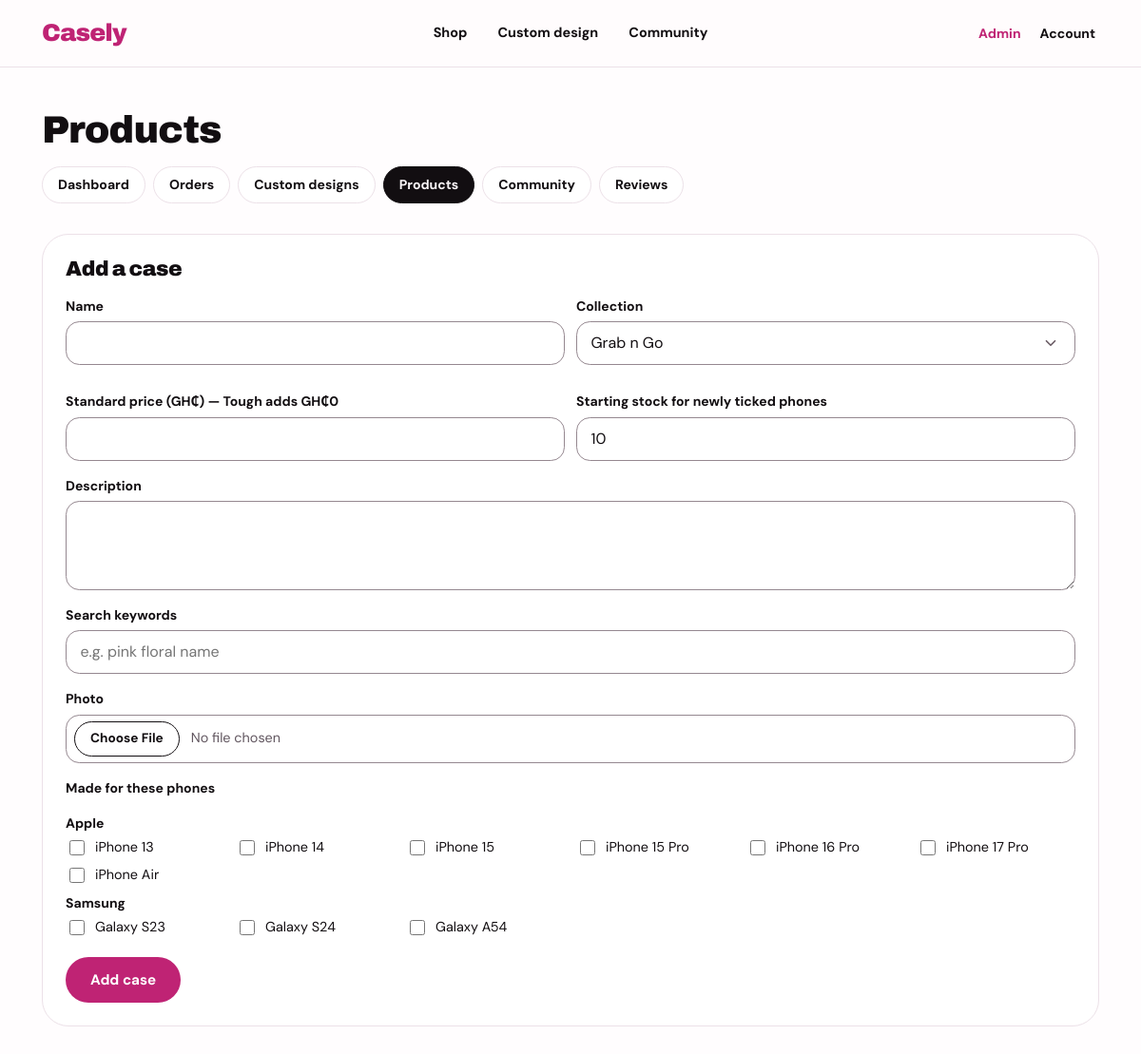
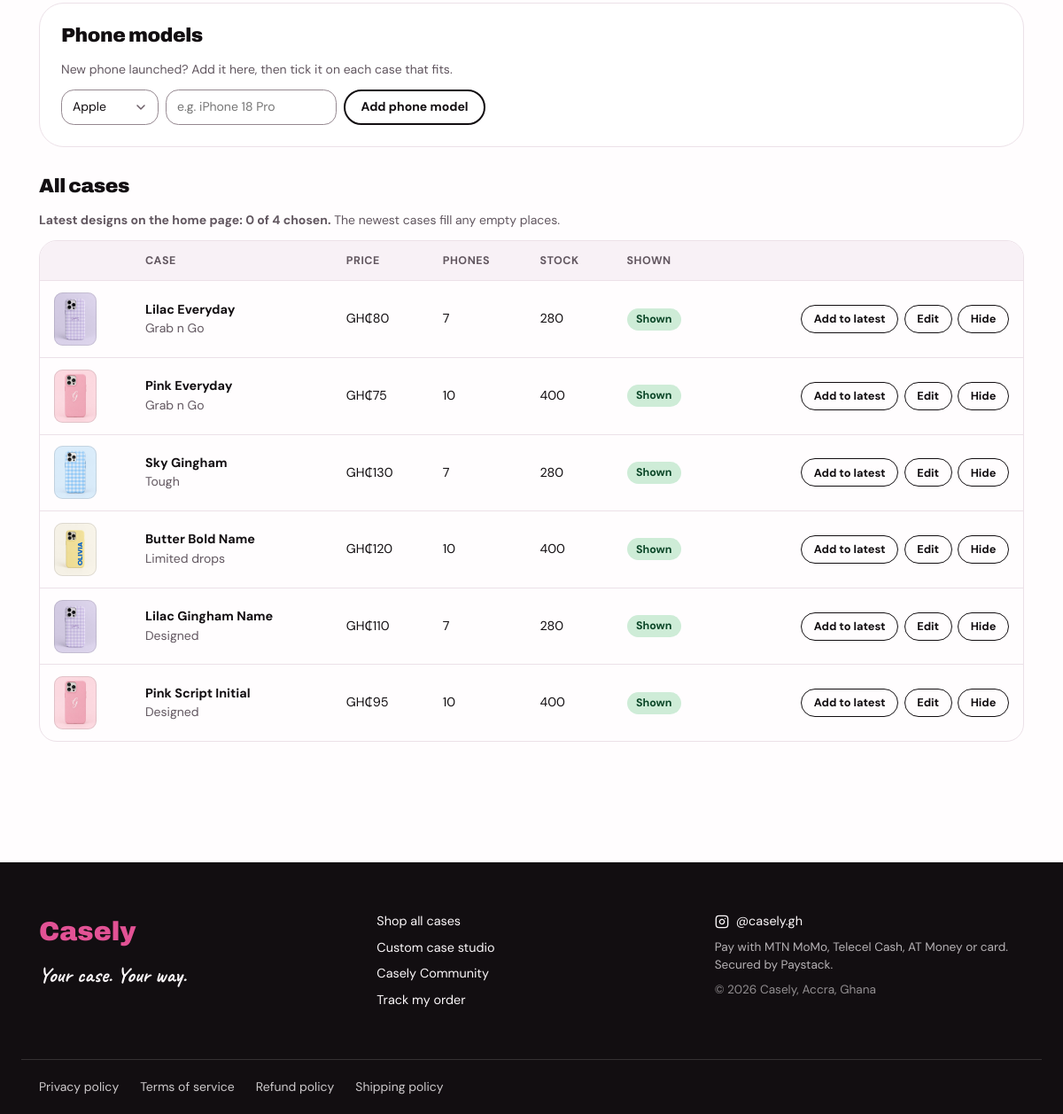
Screenshot of /views/admin/products.php (signed in) with the database file from the repository (2 pictures, top to bottom).
### tables this page shows
CREATE TABLE `phone_models` (
  `model_id` int(11) NOT NULL AUTO_INCREMENT,
  `brand_id` int(11) NOT NULL,
  `model_name` varchar(60) NOT NULL,
  `sort_order` int(11) NOT NULL DEFAULT 0,
  PRIMARY KEY (`model_id`),
  KEY `brand_id` (`brand_id`),
  CONSTRAINT `phone_models_ibfk_1` FOREIGN KEY (`brand_id`) REFERENCES `phone_brands` (`brand_id`) ON DELETE CASCADE
);

CREATE TABLE `products` (
  `product_id` int(11) NOT NULL AUTO_INCREMENT,
  `collection_id` int(11) NOT NULL,
  `product_title` varchar(150) NOT NULL,
  `product_slug` varchar(160) NOT NULL,
  `product_price` decimal(10,2) NOT NULL,
  `product_desc` text DEFAULT NULL,
  `product_image` varchar(255) DEFAULT NULL,
  `product_keywords` varchar(255) DEFAULT NULL,
  `is_active` tinyint(1) NOT NULL DEFAULT 1,
  `featured_at` datetime DEFAULT NULL,
  `created_at` timestamp NOT NULL DEFAULT CURRENT_TIMESTAMP,
  PRIMARY KEY (`product_id`),
  UNIQUE KEY `product_slug` (`product_slug`),
  KEY `collection_id` (`collection_id`),
  CONSTRAINT `products_ibfk_1` FOREIGN KEY (`collection_id`) REFERENCES `collections` (`collection_id`)
);

CREATE TABLE `collections` (
  `collection_id` int(11) NOT NULL AUTO_INCREMENT,
  `collection_name` varchar(60) NOT NULL,
  `collection_slug` varchar(60) NOT NULL,
  `collection_tone` varchar(30) NOT NULL DEFAULT 'pink',
  `sort_order` int(11) NOT NULL DEFAULT 0,
  PRIMARY KEY (`collection_id`),
  UNIQUE KEY `collection_slug` (`collection_slug`)
);

### core/core.php (called while the page is built, shortened)
<?php
function e($value)
{
    return htmlspecialchars((string) $value, ENT_QUOTES, 'UTF-8');
}
function ghs($amount)
{
    $amount = (float) $amount;
    $decimals = (floor($amount) == $amount) ? 0 : 2;
    return 'GH₵' . number_format($amount, $decimals);
}
function root_dir()
{
    return defined('ROOT_DIR') ? ROOT_DIR : '..';
}

### views/layout/flash.php (called while the page is built, shortened)
<?php
$ROOT_DIR = $ROOT_DIR ?? root_dir();
?>

### controllers/ProductController.php (called while the page is built, shortened)
<?php
require_once __DIR__ . "/../classes/ProductClass.php";
class ProductController
{
    private $productModel;
    public function __construct()
    {
        $this->productModel = new ProductClass();
    }
    public function getCollections()
    {
        return $this->productModel->getCollections();
    }
    public function getBrands()
    {
        return $this->productModel->getBrands();
    }
    public function getModelsByBrand()
    {
        $grouped = [];
        foreach ($this->productModel->getModels() as $m) {
            $grouped[$m['brand_name']][] = $m;
        }
        return $grouped;
    }
    public function countFeatured()
    {
        return $this->productModel->countFeatured();
    }
    public function getAllProductsAdmin()
    {
        return $this->productModel->getAllProductsAdmin();
    }
}

### core/db_class.php (called while the page is built, shortened)
<?php
class Database
{
    private static $sharedConn = null;
    private $conn;
    public function __construct()
    {
        if (self::$sharedConn === null) {
            try {
                self::$sharedConn = new PDO(
                    "mysql:host=" . DB_HOST . ";dbname=" . DB_NAME . ";charset=utf8mb4",
                    DB_USER,
                    DB_PASS
                );
                self::$sharedConn->setAttribute(PDO::ATTR_ERRMODE, PDO::ERRMODE_EXCEPTION);
                self::$sharedConn->setAttribute(PDO::ATTR_EMULATE_PREPARES, false);
            } catch (PDOException $e) {
                error_log("Database connection failed: " . $e->getMessage());
                http_response_code(500);
                die("Sorry, the store is unavailable right now. Try again shortly.");
            }
        }
        $this->conn = self::$sharedConn;
    }
    public function fetchAll($sql, $params = [])
    {
        $stmt = $this->conn->prepare($sql);
        $stmt->execute($params);
        return $stmt->fetchAll(PDO::FETCH_ASSOC);
    }
    public function fetchOne($sql, $params = [])
    {
        $stmt = $this->conn->prepare($sql);
        $stmt->execute($params);
        return $stmt->fetch(PDO::FETCH_ASSOC);
    }
}

### classes/ProductClass.php (called while the page is built, shortened)
<?php
require_once __DIR__ . "/../core/db_class.php";
class ProductClass extends Database
{
    public function getCollections()
    {
        return $this->fetchAll("SELECT * FROM collections ORDER BY sort_order, collection_name");
    }
    public function getBrands()
    {
        return $this->fetchAll("SELECT * FROM phone_brands ORDER BY brand_name");
    }
    public function getModels()
    {
        $sql = "SELECT m.*, b.brand_name
                FROM phone_models m JOIN phone_brands b ON b.brand_id = m.brand_id
                ORDER BY b.brand_name, m.sort_order, m.model_name";
        return $this->fetchAll($sql);
    }
    public function getAllProductsAdmin()
    {
        $sql = "SELECT p.*, c.collection_name,
                       COALESCE(SUM(v.stock), 0) AS total_stock,
                       COUNT(DISTINCT v.model_id) AS model_count
                FROM products p
                JOIN collections c ON c.collection_id = p.collection_id
                LEFT JOIN product_variants v ON v.product_id = p.product_id
                GROUP BY p.product_id
                ORDER BY p.product_id DESC";
        return $this->fetchAll($sql);
    }
    public function countFeatured()
    {
        $row = $this->fetchOne("SELECT COUNT(*) AS total FROM products WHERE featured_at IS NOT NULL AND is_active = 1");
        return (int) ($row['total'] ?? 0);
    }
}

### views/admin/products.php (the view, shortened to what this page needs)
<?php
require_once __DIR__ . '/../../core/core.php';
require_once __DIR__ . '/../layout/header.php';
require_once __DIR__ . '/../../controllers/ProductController.php';
$productCtrl = new ProductController();
$collections = $productCtrl->getCollections();
$modelsByBrand = $productCtrl->getModelsByBrand();
$brands = $productCtrl->getBrands();
$editing = isset($_GET['edit']) ? $productCtrl->getProductById((int) $_GET['edit']) : null;
$variants = $editing ? $productCtrl->getVariantsForProduct($editing['product_id']) : [];
$chosenModels = array_unique(array_map('intval', array_column($variants, 'model_id')));
$products = $productCtrl->getAllProductsAdmin();
$latestCount = $productCtrl->countFeatured();
$latestMax = ProductController::LATEST_DESIGNS;
?>
<div class="container page">
    <h1 class="display-md">Products</h1>
    <?php include __DIR__ . '/admin_nav.php'; ?>
    <div class="cart-layout" style="grid-template-columns: minmax(0, 1fr)">
        <section class="form-card">
            <h2 class="section-title-sm"><?php echo $editing ? 'Edit ' . e($editing['product_title']) : 'Add a case'; ?></h2>
            <form action="<?php echo $ROOT_DIR; ?>/actions/save_product_action.php" method="POST" enctype="multipart/form-data">
                <div class="two-col">
                    <label class="field"><span>Name</span>
                        <input type="text" name="title" class="input" required maxlength="150" value="<?php echo e($editing['product_title'] ?? ''); ?>"></label>
                    <label class="field"><span>Collection</span>
                        <select name="collection_id" class="input" required>
                            <?php foreach ($collections as $c): ?>
                                <option value="<?php echo (int) $c['collection_id']; ?>" <?php echo ($editing['collection_id'] ?? 0) == $c['collection_id'] ? 'selected' : ''; ?>><?php echo e($c['collection_name']); ?></option>
                            <?php endforeach; ?>
                        </select></label>
                    <label class="field"><span>Standard price (GH₵) — Tough adds <?php echo ghs(TOUGH_EXTRA); ?></span>
                        <input type="number" name="price" class="input" required min="1" step="0.01" value="<?php echo e($editing['product_price'] ?? ''); ?>"></label>
                    <label class="field"><span>Starting stock for newly ticked phones</span>
                        <input type="number" name="stock" class="input" min="0" value="10"></label>
                </div>
                <label class="field"><span>Description</span>
                    <textarea name="desc" class="input" rows="3"><?php echo e($editing['product_desc'] ?? ''); ?></textarea></label>
                <label class="field"><span>Search keywords</span>
                    <input type="text" name="keywords" class="input" maxlength="255" value="<?php echo e($editing['product_keywords'] ?? ''); ?>" placeholder="e.g. pink floral name"></label>
                <label class="field"><span>Photo <?php echo $editing ? '(leave empty to keep the current one)' : ''; ?></span>
                    <input type="file" name="image" class="input" accept="image/jpeg,image/png,image/webp" <?php echo $editing ? '' : 'required'; ?>></label>
                <fieldset class="form-block">
                    <legend>Made for these phones</legend>
                    <?php foreach ($modelsByBrand as $brand => $models): ?>
                        <p class="small strong" style="margin:.5rem 0 .25rem"><?php echo e($brand); ?></p>
                        <div class="check-grid">
                            <?php foreach ($models as $m): ?>
                                <label><input type="checkbox" name="model_ids[]" value="<?php echo (int) $m['model_id']; ?>" <?php echo in_array((int) $m['model_id'], $chosenModels, true) ? 'checked' : ''; ?>> <?php echo e($m['model_name']); ?></label>
                            <?php endforeach; ?>
                        </div>
                    <?php endforeach; ?>
                </fieldset>
                <div class="button-row" style="margin-top:0">
                    <button type="submit" class="btn btn-primary"><?php echo $editing ? 'Save changes' : 'Add case'; ?></button>
                </div>
            </form>
        </section>
        <section class="form-card">
            <h2 class="section-title-sm">Phone models</h2>
            <p class="muted small" style="margin-bottom: .75rem;">New phone launched? Add it here, then tick it on each case that fits.</p>
            <form action="<?php echo $ROOT_DIR; ?>/actions/add_model_action.php" method="POST" class="inline-form">
                <select name="brand_id" id="new-model-brand" class="input">
                    <?php foreach ($brands as $b): ?>
                        <option value="<?php echo (int) $b['brand_id']; ?>"><?php echo e($b['brand_name']); ?></option>
                    <?php endforeach; ?>
                </select>
                <input type="text" name="model_name" id="new-model-name" class="input" placeholder="e.g. iPhone 18 Pro" required maxlength="60">
                <button type="submit" class="btn btn-outline btn-sm">Add phone model</button>
            </form>
        </section>
        <section id="all-cases">
            <h2 class="section-title-sm">All cases</h2>
            <p class="muted small latest-note"><strong>Latest designs on the home page: <?php echo $latestCount; ?> of <?php echo $latestMax; ?> chosen.</strong> The newest cases fill any empty places.</p>
            <div class="table-wrap" tabindex="0" role="region" aria-label="All cases table">
                <table class="table">
                    <thead><tr><th scope="col"></th><th scope="col">Case</th><th scope="col">Price</th><th scope="col">Phones</th><th scope="col">Stock</th><th scope="col">Shown</th><th scope="col"></th></tr></thead>
                    <tbody>
                    <?php foreach ($products as $p): ?>
                        <tr>
                            <td><?php if ($p['product_image']): ?><img class="admin-thumb" src="<?php echo $ROOT_DIR; ?>/images/products/<?php echo e($p['product_image']); ?>" alt=""><?php endif; ?></td>
                            <td><strong><?php echo e($p['product_title']); ?></strong><br><span class="muted small"><?php echo e($p['collection_name']); ?></span></td>
                            <td><?php echo ghs($p['product_price']); ?></td>
                            <td><?php echo (int) $p['model_count']; ?></td>
                            <td><?php echo (int) $p['total_stock']; ?></td>
                            <td><span class="status <?php echo $p['is_active'] ? 'status-approved' : 'status-hidden'; ?>"><?php echo $p['is_active'] ? 'Shown' : 'Hidden'; ?></span></td>
                            <td>
                                <div class="row-actions">
                                    <?php if ($p['is_active']): ?>
                                        <form action="<?php echo $ROOT_DIR; ?>/actions/toggle_latest_action.php" method="POST">
                                            <button type="submit" class="btn btn-outline btn-xs"><?php echo $p['featured_at'] ? 'Remove from latest' : 'Add to latest'; ?></button>
                                        </form>
                                    <?php endif; ?>
                                    <a href="products.php?edit=<?php echo (int) $p['product_id']; ?>" class="btn btn-outline btn-xs">Edit<span class="visually-hidden"> <?php echo e($p['product_title']); ?></span></a>
                                    <form action="<?php echo $ROOT_DIR; ?>/actions/toggle_product_action.php" method="POST">
                                        <button type="submit" class="btn btn-outline btn-xs"><?php echo $p['is_active'] ? 'Hide' : 'Show'; ?><span class="visually-hidden"> <?php echo e($p['product_title']); ?> in the shop</span></button>
                                    </form>
                                </div>
                            </td>
                        </tr>
                    <?php endforeach; ?>
                    </tbody>
                </table>
            </div>
        </section>
    </div>
</div>
<?php require_once __DIR__ . '/../layout/footer.php'; ?>

### rows the page displays
phone_models: model_name "iPhone 13"
phone_models: model_name "iPhone 14"
phone_models: model_name "iPhone 15"
phone_models: model_name "iPhone 15 Pro"
phone_models: model_name "iPhone 16 Pro"
phone_models: model_name "iPhone 17 Pro"
phone_models: model_name "iPhone Air"
phone_models: model_name "Galaxy S23"
phone_models: model_name "Galaxy S24"
phone_models: model_name "Galaxy A54"
products: product_image (picture), product_title "Lilac Everyday", collection.collection_name "Grab n Go", product_price "GH₵80", model_count "7", total_stock "280", is_active "Shown", shows "Add to latest"
products: product_image (picture), product_title "Pink Everyday", collection.collection_name "Grab n Go", product_price "GH₵75", model_count "10", total_stock "400", is_active "Shown", shows "Add to latest"
products: product_image (picture), product_title "Sky Gingham", collection.collection_name "Tough", product_price "GH₵130", model_count "7", total_stock "280", is_active "Shown", shows "Add to latest"
products: product_image (picture), product_title "Butter Bold Name", collection.collection_name "Limited drops", product_price "GH₵120", model_count "10", total_stock "400", is_active "Shown", shows "Add to latest"
products: product_image (picture), product_title "Lilac Gingham Name", collection.collection_name "Designed", product_price "GH₵110", model_count "7", total_stock "280", is_active "Shown", shows "Add to latest"
products: product_image (picture), product_title "Pink Script Initial", collection.collection_name "Designed", product_price "GH₵95", model_count "10", total_stock "400", is_active "Shown", shows "Add to latest"

### other values shown
$label "Shop"
$label "Custom design"
$label "Community"
$label "Dashboard"
$label "Orders"
$label "Custom designs"
$label "Products"
$label "Reviews"
ghs(TOUGH_EXTRA) "GH₵0"
$brand "Apple"
$brand "Samsung"
$latestCount "0"
$latestMax "4"
form field collection_id "Grab n Go"
form field brand_id "Apple"
